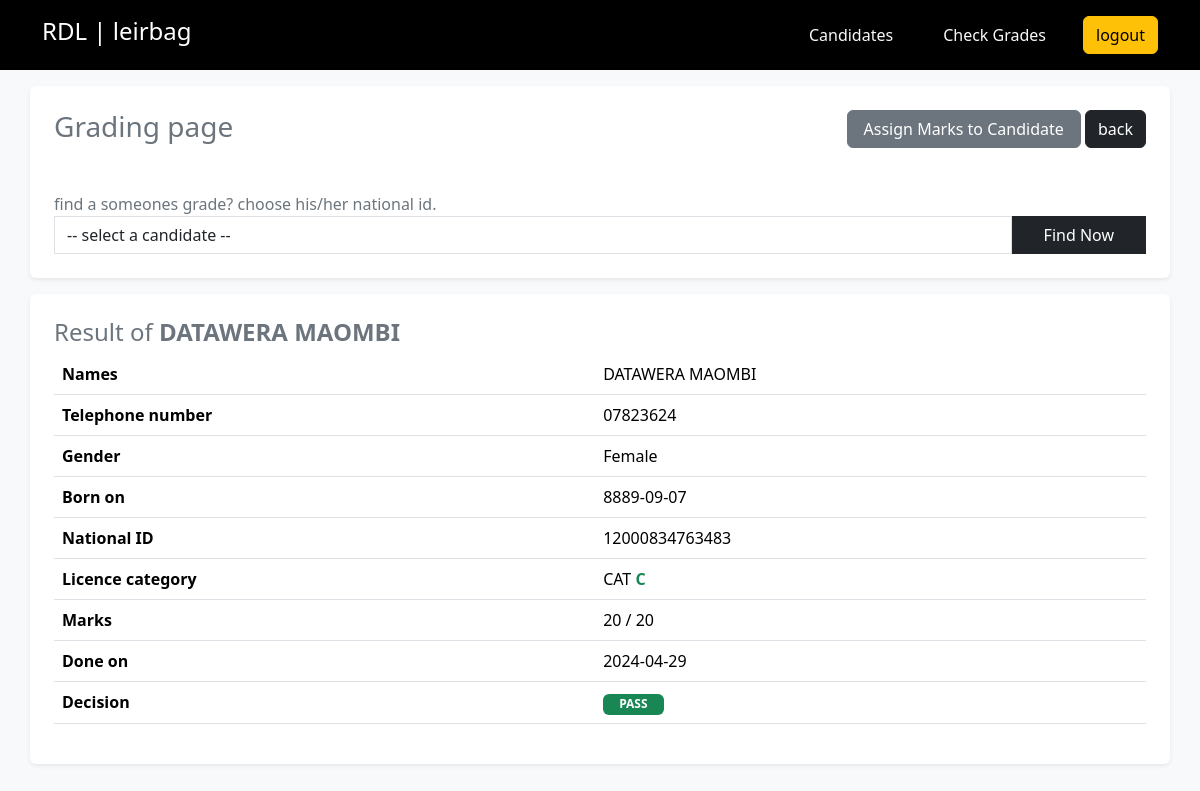
Page /admin/grades.php?candidateNID=12000834763483 (signed in) on the committed database.
### tables this page shows
CREATE TABLE `grade` (
  `candidateNationalId` varchar(16) NOT NULL,
  `licenseExamCategory` text NOT NULL,
  `obtainedMarks` int(11) NOT NULL,
  `decision` text NOT NULL DEFAULT 'Fail' COMMENT 'Pass / Fail'
);

CREATE TABLE `candidate` (
  `candidateNationalId` varchar(16) NOT NULL,
  `firstName` text NOT NULL,
  `lastName` text NOT NULL,
  `gender` text NOT NULL,
  `dob` date NOT NULL DEFAULT current_timestamp(),
  `examDate` date NOT NULL DEFAULT current_timestamp(),
  `phoneNumber` varchar(10) NOT NULL
);

### admin/grades.php (the view, shortened to what this page needs)
<?php
require "../config/connection.php";
$user = $_SESSION['auth'];
$gradeResult = "";
if (isset($_GET['candidateNID'])) {
    $candidateId = $_GET['candidateNID'];
    $sql = "SELECT * FROM grade,candidate
    WHERE grade.candidateNationalId = candidate.candidateNationalId
    AND candidate.candidateNationalId= '$candidateId'";
    $gradeResult = $conn->query($sql)->fetch_object();
}
?>
<!DOCTYPE html>
<html lang="en">
<head>
    <link rel="stylesheet" href="..\bootstrap\css\bootstrap.min.css">
</head>
<body class="bg-light text-secondary">
    <div class="bg-black text-white">
        <div class="container d-flex align-items-center justify-content-between">
            <h4>RDL | <?php echo $user->adminName; ?> </h4>
            <ul class="d-flex align-items-center gap-4 mt-3 list-unstyled">
                <li>
                    <a href="index.php" class="btn btn-link text-light text-decoration-none">Candidates</a>
                </li>
                <li>
                    <a href="grades.php" class="btn btn-link text-light text-decoration-none">Check Grades</a>
                </li>
                <li>
                    <a href="../auth/logout.php" class="btn btn-warning">logout</a>
                </li>
            </ul>
        </div>
    </div>
    <div class="container my-3 bg-white rounded shadow-sm p-4">
        <div class="d-flex justify-content-between mb-4">
            <h3>Grading page</h3>
            <div>
                <a class="btn px-3  btn-secondary" href="assignGradeToCandidate.php">Assign Marks to Candidate</a>
                <a href="index.php" class="btn btn-dark">back</a>
            </div>
        </div>
        <div class="py-2">
        </div>
        <div class="form-group">
            <label>find a someones grade? choose his/her national id.</label>
            <form>
                <div class="d-flex">
                    <select required name="candidateNID" class="form-control rounded-0">
                        <option value="" disabled selected>-- select a candidate --</option>
                    </select>
                    <button class="btn btn-dark rounded-0" style="width: 150px;">Find Now</button>
                </div>
            </form>
        </div>
    </div>
    <?php
    if (isset($gradeResult) && $gradeResult != null) { ?>
        <div class="container my-3 bg-white rounded shadow-sm p-4">
            <h4>Result of <strong><?php echo $gradeResult->firstName, " ", $gradeResult->lastName ?></strong></h4>
            <table class="table">
                <tr>
                    <td class="fw-bold">Names</td>
                    <td>
                        <?php echo $gradeResult->firstName, " ", $gradeResult->lastName ?>
                    </td>
                </tr>
                <tr>
                    <td class="fw-bold">Telephone number</td>
                    <td>
                        <?php echo $gradeResult->phoneNumber ?>
                    </td>
                </tr>
                <tr>
                    <td class="fw-bold">Gender</td>
                    <td>
                        <?php echo $gradeResult->gender ?>
                    </td>
                </tr>
                <tr>
                    <td class="fw-bold">Born on</td>
                    <td>
                        <?php echo $gradeResult->dob ?>
                    </td>
                </tr>
                <tr>
                    <td class="fw-bold">National ID</td>
                    <td>
                        <?php echo $gradeResult->candidateNationalId ?>
                    </td>
                </tr>
                <tr>
                    <td class="fw-bold">Licence category</td>
                    <td>
                        CAT <strong class="fw-bold text-success"><?php echo $gradeResult->licenseExamCategory ?></strong>
                    </td>
                </tr>
                <tr>
                    <td class="fw-bold">Marks</td>
                    <td>
                        <?php echo $gradeResult->obtainedMarks ?> / 20
                    </td>
                </tr>
                <tr>
                    <td class="fw-bold">Done on</td>
                    <td>
                        <?php echo $gradeResult->examDate ?>
                    </td>
                </tr>
                <tr>
                    <td class="fw-bold">Decision</td>
                    <td>
                        <span class="badge px-3 text-uppercase <?php echo $gradeResult->decision == 'Pass' ? 'bg-success' : 'bg-danger' ?>"><?php echo $gradeResult->decision ?></span>
                    </td>
                </tr>
            </table>
        </div>
    <?php
    } else if ($gradeResult === null) {
    ?>
        <div class="container">
            <div class="alert alert-info">The selected candidates doesn't have any grade.</div>
        </div>
    <?php
    }
    ?>
</body>
</html>

### rows in the picture
grade: candidateNationalId.firstName "DATAWERA", candidateNationalId.lastName "MAOMBI", candidateNationalId.phoneNumber "07823624", candidateNationalId.gender "Female", candidateNationalId.dob "8889-09-07", candidateNationalId.candidateNationalId "12000834763483", licenseExamCategory "C", obtainedMarks "20", candidateNationalId.examDate "2024-04-29", decision "PASS"

### other values in the picture
$user->adminName "leirbag"
